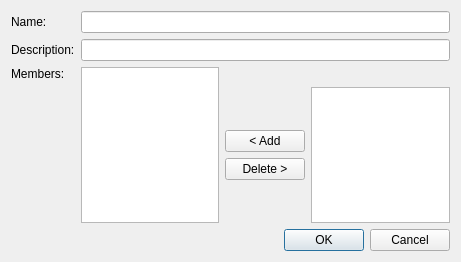
<?xml version="1.0" encoding="UTF-8"?>
<ui version="4.0">
 <class>dialogGroup</class>
 <widget class="QDialog" name="dialogGroup">
  <property name="geometry">
   <rect>
    <x>0</x>
    <y>0</y>
    <width>461</width>
    <height>262</height>
   </rect>
  </property>
  <property name="windowTitle">
   <string>Group</string>
  </property>
  <layout class="QGridLayout" name="gridLayout">
   <item row="0" column="0">
    <widget class="QLabel" name="label">
     <property name="text">
      <string>Name:</string>
     </property>
    </widget>
   </item>
   <item row="0" column="1" colspan="3">
    <widget class="QLineEdit" name="editName"/>
   </item>
   <item row="2" column="0">
    <widget class="QLabel" name="label_3">
     <property name="text">
      <string>Members:</string>
     </property>
    </widget>
   </item>
   <item row="4" column="2">
    <widget class="QPushButton" name="pushAdd">
     <property name="text">
      <string>&lt; Add</string>
     </property>
    </widget>
   </item>
   <item row="5" column="2">
    <widget class="QPushButton" name="pushDelete">
     <property name="text">
      <string>Delete &gt;</string>
     </property>
    </widget>
   </item>
   <item row="7" column="0" colspan="4">
    <widget class="QDialogButtonBox" name="buttonBox">
     <property name="orientation">
      <enum>Qt::Horizontal</enum>
     </property>
     <property name="standardButtons">
      <set>QDialogButtonBox::Cancel|QDialogButtonBox::Ok</set>
     </property>
    </widget>
   </item>
   <item row="2" column="1" rowspan="5">
    <widget class="QListWidget" name="listMembers">
     <property name="selectionRectVisible">
      <bool>true</bool>
     </property>
    </widget>
   </item>
   <item row="3" column="2">
    <spacer name="verticalSpacer">
     <property name="orientation">
      <enum>Qt::Vertical</enum>
     </property>
     <property name="sizeHint" stdset="0">
      <size>
       <width>20</width>
       <height>40</height>
      </size>
     </property>
    </spacer>
   </item>
   <item row="6" column="2">
    <spacer name="verticalSpacer_2">
     <property name="orientation">
      <enum>Qt::Vertical</enum>
     </property>
     <property name="sizeHint" stdset="0">
      <size>
       <width>20</width>
       <height>40</height>
      </size>
     </property>
    </spacer>
   </item>
   <item row="3" column="3" rowspan="4">
    <widget class="QListWidget" name="listPeople"/>
   </item>
   <item row="1" column="0">
    <widget class="QLabel" name="label_2">
     <property name="text">
      <string>Description:</string>
     </property>
    </widget>
   </item>
   <item row="1" column="1" colspan="3">
    <widget class="QLineEdit" name="editDescription"/>
   </item>
  </layout>
 </widget>
 <resources/>
 <connections>
  <connection>
   <sender>buttonBox</sender>
   <signal>accepted()</signal>
   <receiver>dialogGroup</receiver>
   <slot>accept()</slot>
   <hints>
    <hint type="sourcelabel">
     <x>248</x>
     <y>254</y>
    </hint>
    <hint type="destinationlabel">
     <x>157</x>
     <y>274</y>
    </hint>
   </hints>
  </connection>
  <connection>
   <sender>buttonBox</sender>
   <signal>rejected()</signal>
   <receiver>dialogGroup</receiver>
   <slot>reject()</slot>
   <hints>
    <hint type="sourcelabel">
     <x>316</x>
     <y>260</y>
    </hint>
    <hint type="destinationlabel">
     <x>286</x>
     <y>274</y>
    </hint>
   </hints>
  </connection>
 </connections>
</ui>
